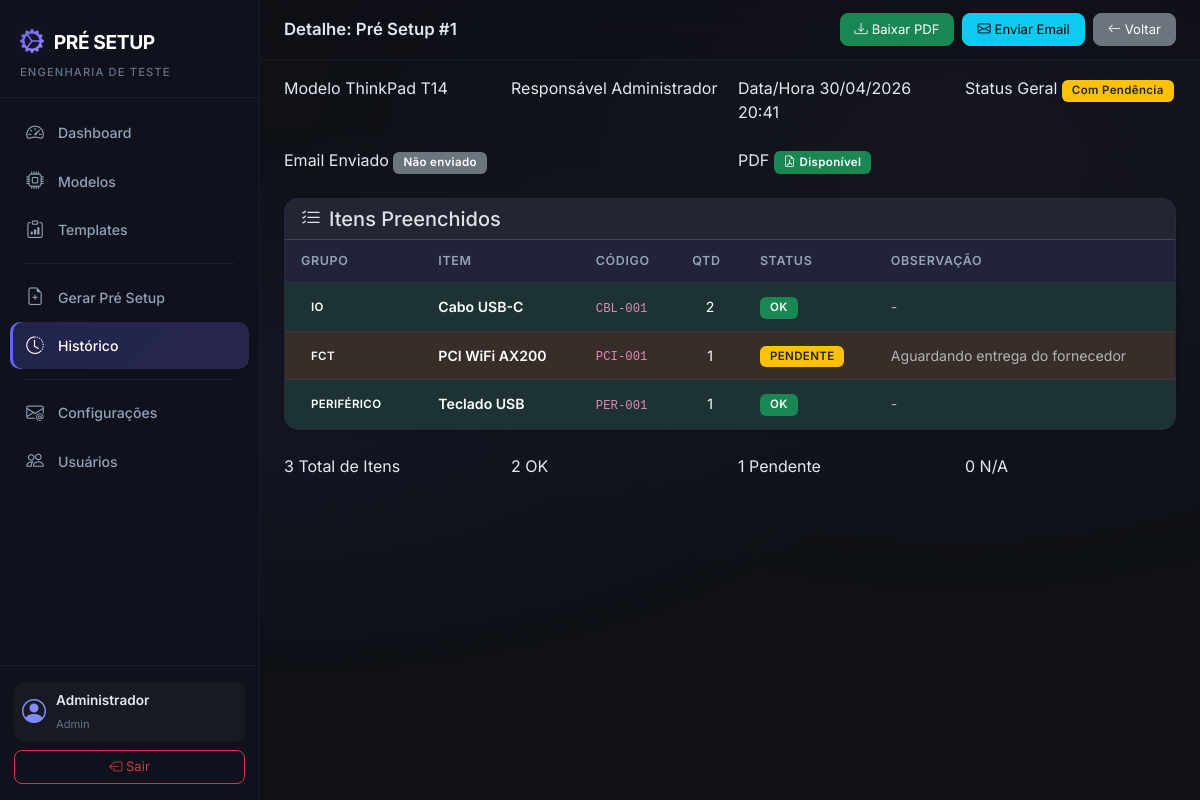
The page /setup/detail/1 (signed in) on the database its author committed.
### app/models.py (models this page shows, shortened)
class User(UserMixin, db.Model):
    __tablename__ = 'users'
    id = db.Column(db.Integer, primary_key=True)
    name = db.Column(db.String(150), nullable=False)
    email = db.Column(db.String(150), unique=True, nullable=False)
    password_hash = db.Column(db.String(256), nullable=False)
    profile = db.Column(db.String(50), nullable=False, default='Engenharia')  # Admin, Engenharia
    is_active_user = db.Column(db.Boolean, default=True)
    created_at = db.Column(db.DateTime, default=datetime.utcnow)
    setups = db.relationship('PreSetup', backref='user', lazy='dynamic')
    @property
    def is_active(self):
        return self.is_active_user

class PreSetup(db.Model):
    __tablename__ = 'pre_setups'
    id = db.Column(db.Integer, primary_key=True)
    product_model_id = db.Column(db.Integer, db.ForeignKey('product_models.id'), nullable=False)
    user_id = db.Column(db.Integer, db.ForeignKey('users.id'), nullable=False)
    generated_at = db.Column(db.DateTime, default=datetime.utcnow)
    overall_status = db.Column(db.String(50), nullable=False)  # CONCLUÍDO, COM PENDÊNCIA
    pdf_filename = db.Column(db.String(300), nullable=True)
    email_sent = db.Column(db.Boolean, default=False)
    email_sent_at = db.Column(db.DateTime, nullable=True)
    setup_items = db.relationship('PreSetupItem', backref='pre_setup', lazy='dynamic',
                                  cascade='all, delete-orphan')

class ProductModel(db.Model):
    __tablename__ = 'product_models'
    id = db.Column(db.Integer, primary_key=True)
    name = db.Column(db.String(150), unique=True, nullable=False)
    product_type = db.Column(db.String(50), nullable=False)  # Notebook, Desktop, Tiny
    is_active = db.Column(db.Boolean, default=True)
    created_at = db.Column(db.DateTime, default=datetime.utcnow)
    template_items = db.relationship('TemplateItem', backref='product_model', lazy='dynamic',
                                     cascade='all, delete-orphan')
    items = db.relationship('Item', backref='product_model', lazy='dynamic',
                            cascade='all, delete-orphan')
    setups = db.relationship('PreSetup', backref='product_model', lazy='dynamic')

class PreSetupItem(db.Model):
    __tablename__ = 'pre_setup_items'
    id = db.Column(db.Integer, primary_key=True)
    pre_setup_id = db.Column(db.Integer, db.ForeignKey('pre_setups.id'), nullable=False)
    item_id = db.Column(db.Integer, db.ForeignKey('items.id'), nullable=False)
    group_area = db.Column(db.String(50), nullable=False)
    quantity = db.Column(db.Integer, nullable=False, default=1)
    status = db.Column(db.String(20), nullable=False)  # OK, PENDENTE, N/A
    observation = db.Column(db.Text, nullable=True)
    item = db.relationship('Item', backref='setup_items')

class Item(db.Model):
    __tablename__ = 'items'
    id = db.Column(db.Integer, primary_key=True)
    product_model_id = db.Column(db.Integer, db.ForeignKey('product_models.id'), nullable=True) # Temporarily nullable for migration
    name = db.Column(db.String(200), nullable=False)
    internal_code = db.Column(db.String(50), unique=False, nullable=True) # Removing unique constraint for simplicity
    category = db.Column(db.String(50), nullable=False, default='GERAL')
    description = db.Column(db.Text, nullable=True)
    image_filename = db.Column(db.String(300), nullable=True)
    is_active = db.Column(db.Boolean, default=True)
    created_at = db.Column(db.DateTime, default=datetime.utcnow)

### app/setup_requests/routes.py (the view)
@setup_bp.route('/detail/<int:setup_id>')
@login_required
def detail(setup_id):
    setup = PreSetup.query.get_or_404(setup_id)
    setup_items = PreSetupItem.query.filter_by(pre_setup_id=setup_id).all()
    total_items = len(setup_items)
    total_ok = sum(1 for i in setup_items if i.status == 'OK')
    total_pending = sum(1 for i in setup_items if i.status == 'PENDENTE')
    total_na = sum(1 for i in setup_items if i.status == 'N/A')
    return render_template('setup/detail.html',
                           setup=setup,
                           setup_items=setup_items,
                           total_items=total_items,
                           total_ok=total_ok,
                           total_pending=total_pending,
                           total_na=total_na)

### app/models.py (called while the page is built)
@login_manager.user_loader
def load_user(user_id):
    return User.query.get(int(user_id))

### app/templates/setup/detail.html (shortened to what this page needs)
{% extends "base.html" %}
{% block page_title %}Detalhe: Pré Setup #{{ setup.id }}{% endblock %}
{% block page_actions %}
{% if setup.pdf_filename %}
<a href="{{ url_for('setup_requests.download_pdf', setup_id=setup.id) }}" class="btn btn-success btn-sm">
    <i class="bi bi-download me-1"></i>Baixar PDF
</a>
{% endif %}
{% if not setup.email_sent %}
<form method="POST" action="{{ url_for('setup_requests.send_email', setup_id=setup.id) }}" class="d-inline">
    <button type="submit" class="btn btn-info btn-sm" onclick="return confirm('Enviar PDF por email?')">
        <i class="bi bi-envelope me-1"></i>Enviar Email
    </button>
</form>
{% endif %}
<a href="{{ url_for('setup_requests.history') }}" class="btn btn-secondary btn-sm">
    <i class="bi bi-arrow-left me-1"></i>Voltar
</a>
{% endblock %}
{% block content %}
<div class="row g-3 mb-4">
    <div class="col-md-3">
        <div class="info-card">
            <span class="info-label">Modelo</span>
            <span class="info-value">{{ setup.product_model.name }}</span>
        </div>
    </div>
    <div class="col-md-3">
        <div class="info-card">
            <span class="info-label">Responsável</span>
            <span class="info-value">{{ setup.user.name }}</span>
        </div>
    </div>
    <div class="col-md-3">
        <div class="info-card">
            <span class="info-label">Data/Hora</span>
            <span class="info-value">{{ setup.generated_at.strftime('%d/%m/%Y %H:%M') }}</span>
        </div>
    </div>
    <div class="col-md-3">
        <div class="info-card">
            <span class="info-label">Status Geral</span>
            <span class="info-value">
                {% if setup.overall_status == 'CONCLUÍDO' %}
                    <span class="badge bg-success">Concluído</span>
                {% else %}
                    <span class="badge bg-warning text-dark">Com Pendência</span>
                {% endif %}
            </span>
        </div>
    </div>
</div>
<div class="row g-3 mb-4">
    <div class="col-md-6">
        <div class="info-card">
            <span class="info-label">Email Enviado</span>
            <span class="info-value">
                {% if setup.email_sent %}
                    <span class="badge bg-info"><i class="bi bi-check me-1"></i>Sim</span>
                    {% if setup.email_sent_at %}
                    <small class="text-muted ms-2">{{ setup.email_sent_at.strftime('%d/%m/%Y %H:%M') }}</small>
                    {% endif %}
                {% else %}
                    <span class="badge bg-secondary">Não enviado</span>
                {% endif %}
            </span>
        </div>
    </div>
    <div class="col-md-6">
        <div class="info-card">
            <span class="info-label">PDF</span>
            <span class="info-value">
                {% if setup.pdf_filename %}
                    <span class="badge bg-success"><i class="bi bi-file-earmark-pdf me-1"></i>Disponível</span>
                {% else %}
                    <span class="badge bg-secondary">Não gerado</span>
                {% endif %}
            </span>
        </div>
    </div>
</div>
<div class="card card-custom mb-4">
    <div class="card-header card-header-custom">
        <h5 class="mb-0"><i class="bi bi-list-check me-2"></i>Itens Preenchidos</h5>
    </div>
    <div class="card-body p-0">
        <div class="table-responsive">
            <table class="table table-custom mb-0">
                <thead>
                    <tr>
                        <th>Grupo</th>
                        <th>Item</th>
                        <th>Código</th>
                        <th>Qtd</th>
                        <th>Status</th>
                        <th>Observação</th>
                    </tr>
                </thead>
                <tbody>
                    {% for si in setup_items %}
                    <tr class="{% if si.status == 'OK' %}status-ok{% elif si.status == 'PENDENTE' %}status-pending{% else %}status-na{% endif %}">
                        <td><span class="badge bg-group-{{ si.group_area | lower | replace('é', 'e') | replace(' ', '') }}">{{ si.group_area }}</span></td>
                        <td class="fw-semibold">{{ si.item.name }}</td>
                        <td><code>{{ si.item.internal_code or '-' }}</code></td>
                        <td class="text-center">{{ si.quantity }}</td>
                        <td>
                            {% if si.status == 'OK' %}
                                <span class="badge bg-success">OK</span>
                            {% elif si.status == 'PENDENTE' %}
                                <span class="badge bg-warning text-dark">PENDENTE</span>
                            {% else %}
                                <span class="badge bg-secondary">N/A</span>
                            {% endif %}
                        </td>
                        <td class="text-muted small">{{ si.observation or '-' }}</td>
                    </tr>
                    {% endfor %}
                </tbody>
            </table>
        </div>
    </div>
</div>
<div class="row g-3">
    <div class="col-md-3">
        <div class="summary-card summary-total">
            <span class="summary-number">{{ total_items }}</span>
            <span class="summary-label">Total de Itens</span>
        </div>
    </div>
    <div class="col-md-3">
        <div class="summary-card summary-ok">
            <span class="summary-number">{{ total_ok }}</span>
            <span class="summary-label">OK</span>
        </div>
    </div>
    <div class="col-md-3">
        <div class="summary-card summary-pending">
            <span class="summary-number">{{ total_pending }}</span>
            <span class="summary-label">Pendente</span>
        </div>
    </div>
    <div class="col-md-3">
        <div class="summary-card summary-na">
            <span class="summary-number">{{ total_na }}</span>
            <span class="summary-label">N/A</span>
        </div>
    </div>
</div>
{% endblock %}

### app/templates/base.html (shortened to what this page needs)
<!DOCTYPE html>
<html lang="pt-BR" data-bs-theme="dark">
<head>
    <link href="https://cdn.jsdelivr.net/npm/bootstrap@5.3.3/dist/css/bootstrap.min.css" rel="stylesheet">
    <link href="https://cdn.jsdelivr.net/npm/bootstrap-icons@1.11.3/font/bootstrap-icons.min.css" rel="stylesheet">
    <link rel="stylesheet" href="{{ url_for('static', filename='css/style.css') }}">
</head>
<body>
    {% if current_user.is_authenticated %}
    <nav class="sidebar" id="sidebar">
        <div class="sidebar-header">
            <div class="sidebar-brand">
                <i class="bi bi-gear-wide-connected"></i>
                <span>PRÉ SETUP</span>
            </div>
            <small class="sidebar-subtitle">Engenharia de Teste</small>
        </div>
        <ul class="sidebar-nav">
            <li class="sidebar-nav-item">
                <a href="{{ url_for('dashboard.index') }}" class="sidebar-nav-link {% if request.endpoint == 'dashboard.index' %}active{% endif %}">
                    <i class="bi bi-speedometer2"></i>
                    <span>Dashboard</span>
                </a>
            </li>
            <li class="sidebar-nav-item">
                <a href="{{ url_for('models_blueprint.index') }}" class="sidebar-nav-link {% if 'models_blueprint' in request.endpoint %}active{% endif %}">
                    <i class="bi bi-cpu"></i>
                    <span>Modelos</span>
                </a>
            </li>
            <li class="sidebar-nav-item">
                <a href="{{ url_for('templates_setup.index') }}" class="sidebar-nav-link {% if 'templates_setup' in request.endpoint %}active{% endif %}">
                    <i class="bi bi-clipboard-data"></i>
                    <span>Templates</span>
                </a>
            </li>
            <li class="sidebar-divider"></li>
            <li class="sidebar-nav-item">
                <a href="{{ url_for('setup_requests.generate_select') }}" class="sidebar-nav-link {% if request.endpoint == 'setup_requests.generate_select' or request.endpoint == 'setup_requests.generate_form' %}active{% endif %}">
                    <i class="bi bi-file-earmark-plus"></i>
                    <span>Gerar Pré Setup</span>
                </a>
            </li>
            <li class="sidebar-nav-item">
                <a href="{{ url_for('setup_requests.history') }}" class="sidebar-nav-link {% if request.endpoint == 'setup_requests.history' or request.endpoint == 'setup_requests.detail' %}active{% endif %}">
                    <i class="bi bi-clock-history"></i>
                    <span>Histórico</span>
                </a>
            </li>
            <li class="sidebar-divider"></li>
            <li class="sidebar-nav-item">
                <a href="{{ url_for('email_config.index') }}" class="sidebar-nav-link {% if 'email_config' in request.endpoint %}active{% endif %}">
                    <i class="bi bi-envelope-at"></i>
                    <span>Configurações</span>
                </a>
            </li>
            <li class="sidebar-nav-item">
                <a href="{{ url_for('users.index') }}" class="sidebar-nav-link {% if 'users' in request.endpoint %}active{% endif %}">
                    <i class="bi bi-people"></i>
                    <span>Usuários</span>
                </a>
            </li>
        </ul>
        <div class="sidebar-footer">
            <div class="sidebar-user">
                <i class="bi bi-person-circle"></i>
                <div>
                    <div class="sidebar-user-name">{{ current_user.name }}</div>
                    <small class="sidebar-user-role">{{ current_user.profile }}</small>
                </div>
            </div>
            <a href="{{ url_for('auth.logout') }}" class="btn btn-outline-danger btn-sm w-100 mt-2">
                <i class="bi bi-box-arrow-left"></i> Sair
            </a>
        </div>
    </nav>
    <main class="main-content">
        <div class="topbar">
            <h5 class="topbar-title">{% block page_title %}{% endblock %}</h5>
            <div class="topbar-actions">
                {% block page_actions %}{% endblock %}
            </div>
        </div>
        <div class="container-fluid px-4 py-3">
            {% block content %}{% endblock %}
        </div>
    </main>
    {% else %}
        {% block fullpage %}{% endblock %}
    {% endif %}
</body>
</html>

### rows shown on the page
User: name "Administrador", profile "Admin", user.name "Administrador"
PreSetup: id "1", generated_at "30/04/2026 20:41"
ProductModel: product_model.name "ThinkPad T14"
PreSetupItem: group_area "IO", item.name "Cabo USB-C", item "CBL-001", quantity "2", status "OK", observation "-"
PreSetupItem: group_area "FCT", item.name "PCI WiFi AX200", item "PCI-001", quantity "1", status "PENDENTE", observation "Aguardando entrega do fornecedor"
PreSetupItem: group_area "PERIFÉRICO", item.name "Teclado USB", item "PER-001", quantity "1", status "OK", observation "-"

### other values the page prints
{{ total_items }} "3"
{{ total_ok }} "2"
{{ total_pending }} "1"
{{ total_na }} "0"
